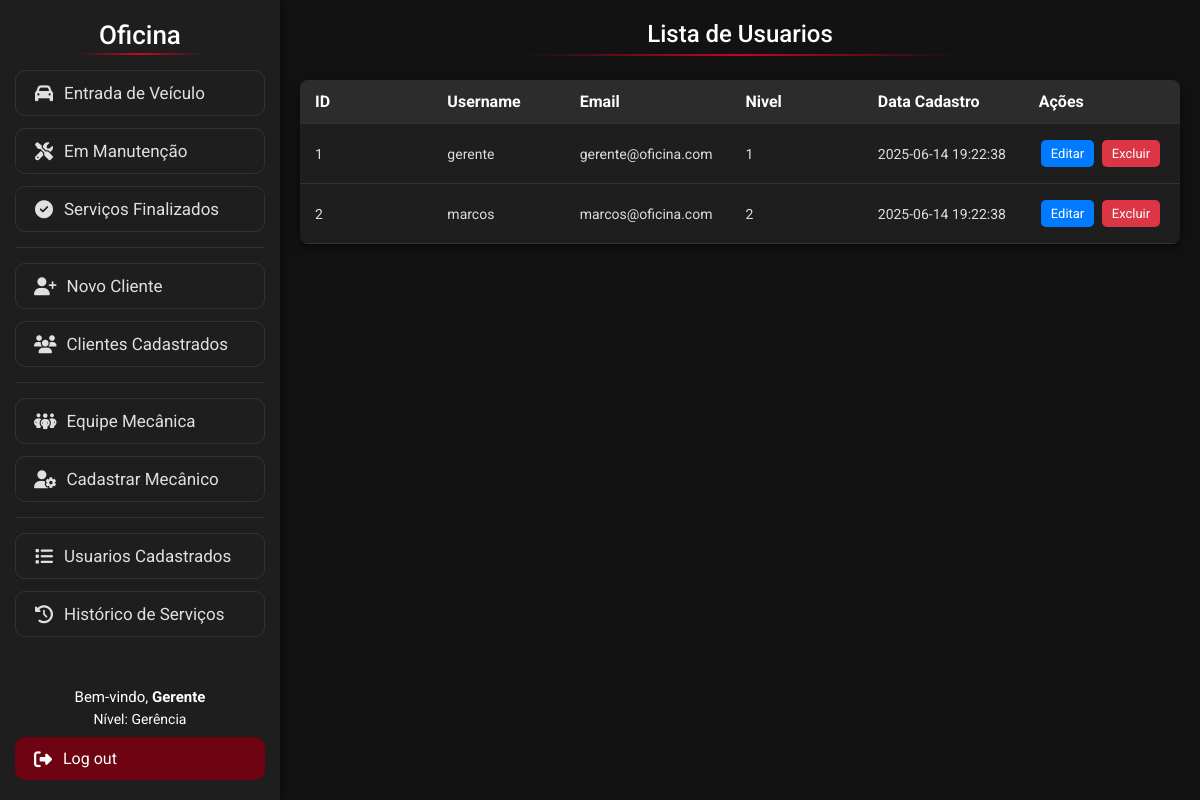
The page /Visao/ListarUsuarios.php (signed in) on the database its author committed.
### tables this page shows
create table usuario (
idUsuario int auto_increment primary key,
login varchar(80) not null unique,
senha varchar(80) not null,
email varchar(120) not null,
nivel tinyint not null default 2,
CHECK (nivel IN (1, 2)),
dataCadastro datetime default current_timestamp
);

### Modelo/DAO/ClassUsuarioDAO.php (called while the page is built, shortened)
<?php
class ClassUsuarioDAO
{
    public function listarUsuarios()
    {
        try {
            $pdo = Conexao::getInstance();
            $sql = "SELECT * FROM usuario";
            $stmt = $pdo->prepare($sql);
            $stmt->execute();
            return $stmt->fetchAll(PDO::FETCH_ASSOC);
        } catch (PDOException $exc) {
            echo $exc->getMessage();
        }
    }
}

### Visao/ListarUsuarios.php (the view, shortened to what this page needs)
<!DOCTYPE html>
<html lang="pt-BR">
<head>
    <link rel="stylesheet" href="css/lista.css">
</head>
<body>
    <?php
    include 'Menu.php';
    ?>
    <h1 class="titulo">Lista de Usuarios</h1>
    <table class="tabela-clientes">
        <thead>
            <tr>
                <th>ID</th>
                <th>Username</th>
                <th>Email</th>
                <th>Nivel</th>
                <th>Data Cadastro</th>
                <th>Ações</th>
            </tr>
        </thead>
        <tbody>
            <?php
            require_once "../Modelo/DAO/ClassUsuarioDAO.php";
            $userDAO = new ClassUsuarioDAO();
            $users = $userDAO->listarUsuarios();
            foreach ($users as $user) {
                echo '<tr>';
                echo '<td>' . $user['idUsuario'] . '</td>';
                echo '<td>' . $user['login'] . '</td>';
                echo '<td>' . $user['email'] . '</td>';
                echo '<td>' . $user['nivel'] . '</td>';
                echo '<td>' . $user['dataCadastro'] . '</td>';
                echo '<td>
                    <a href="AlterarUsuario.php?idex=' . $user['idUsuario'] . '"class="btn btn-editar">Editar</a>
                    <a href="../Controle/ControleUsuario.php?ACAO=deletarUser&idex=' . $user['idUsuario'] . '" class="btn btn-excluir" onclick="return confirm(\'Tem certeza que deseja excluir este usuario?\')">Excluir</a>
                    </td>';
                echo '</tr>';
            }
            ?>
        </tbody>
    </table>
</body>
</html>

### Visao/css/lista.css (style rules this page uses)
* { box-sizing: border-box; font-family: 'Roboto', sans-serif; margin: 0; padding: 0; }
body { background-color: #121212; color: #e0e0e0; padding: 20px; margin-left: 280px; }
.titulo { color: white; margin-bottom: 1.5rem; font-weight: 500; font-size: 24px; text-align: center; position: relative; padding-bottom: 0.5rem; }
.titulo::after { content: ''; position: absolute; bottom: 0; left: 25%; width: 50%; height: 2px; background: linear-gradient(90deg, transparent, #ff0022c4, transparent); }
.tabela-clientes { width: 100%; min-width: 600px; border-collapse: collapse; background-color: #1e1e1e; border-radius: 8px; overflow: hidden; box-shadow: 0 4px 10px rgba(0, 0, 0, 0.5); }
.tabela-clientes th, .tabela-clientes td { padding: 12px 15px; text-align: left; border-bottom: 1px solid #333; word-wrap: break-word; }
.tabela-clientes th { background-color: #2c2c2c; color: #ffffff; }
.tabela-clientes td { color: #dddddd; font-size: 14px; min-width: 130px; }
.btn { padding: 6px 10px; border: none; border-radius: 5px; cursor: pointer; font-size: 13px; margin: 4px 2px; display: inline-block; white-space: nowrap; text-align: center; }
.btn-editar { background-color: #007bff; color: white; text-decoration: none; }
.btn-excluir { background-color: #dc3545; color: white; text-decoration: none; }

### rows shown on the page
usuario: idUsuario "1", login "gerente", email "gerente@oficina.com", nivel "1", dataCadastro "2025-06-14 19:22:38"
usuario: idUsuario "2", login "marcos", email "marcos@oficina.com", nivel "2", dataCadastro "2025-06-14 19:22:38"

### other values the page prints
$_SESSION['login'] "Gerente"
